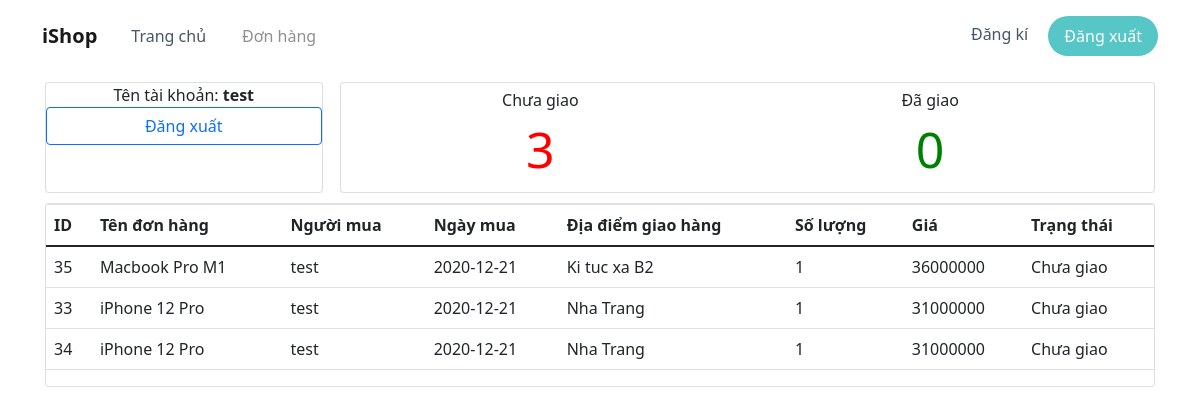
Page /order.php (signed in) on the committed database.
### tables this page shows
CREATE TABLE `TBL_ORDER` (
  `id` int NOT NULL AUTO_INCREMENT,
  `item_id` int DEFAULT NULL,
  `user_id` int DEFAULT NULL,
  `count` int DEFAULT NULL,
  `address` varchar(255) DEFAULT NULL,
  `date` date DEFAULT NULL,
  `status` int DEFAULT NULL,
  PRIMARY KEY (`id`),
  KEY `item_id` (`item_id`),
  KEY `user_id` (`user_id`),
  CONSTRAINT `tbl_order_ibfk_1` FOREIGN KEY (`item_id`) REFERENCES `TBL_ITEM` (`id`),
  CONSTRAINT `tbl_order_ibfk_2` FOREIGN KEY (`user_id`) REFERENCES `TBL_USER` (`id`)
);

CREATE TABLE `TBL_ITEM` (
  `id` int NOT NULL,
  `name` varchar(255) DEFAULT NULL,
  `price` decimal(10,2) DEFAULT NULL,
  `thumnail` varchar(255) DEFAULT NULL,
  PRIMARY KEY (`id`)
);

### order.php (the view, shortened to what this page needs)
<?php
$db_server = "127.0.0.1";
$db_username = "root";
$db_password = "kmrdeveloper315";
$db_name = "quanlidonhang";
$con = new mysqli($db_server, $db_username, $db_password, $db_name);
$user =  $_SESSION['user'];
$sql = "SELECT DISTINCT TBL_ORDER.id, TBL_ORDER.count, TBL_ORDER.status, TBL_ITEM.name, TBL_ORDER.date, TBL_USER.name as n, TBL_ITEM.price, TBL_ORDER.count, TBL_ORDER.address from TBL_ORDER, TBL_ITEM, TBL_USER WHERE TBL_ITEM.id=TBL_ORDER.item_id AND TBL_ORDER.user_id={$user->id} AND TBL_ORDER.user_id=TBL_USER.id ORDER BY TBL_ORDER.date";
$result = $con->query($sql);
$sql_is_shipped = "SELECT * FROM TBL_ORDER WHERE status=1 AND user_id={$user->id}";
$sql_is_not_shipped = "SELECT * FROM TBL_ORDER WHERE status=0 AND user_id={$user->id}";
$shipped = mysqli_num_rows($con->query($sql_is_shipped));
$not_shipped = mysqli_num_rows($con->query($sql_is_not_shipped));
?>
<!DOCTYPE html>
<html>
<head>
    <link rel="stylesheet" href="assets/bootstrap/css/bootstrap.min.css">
    <link rel="stylesheet" href="resources/fontawesome/css/all.css">
    <link rel="stylesheet" href="assets/fonts/ionicons.min.css">
    <link rel="stylesheet" href="assets/css/Article-List.css">
    <link rel="stylesheet" href="assets/css/Login-Form-Clean.css">
    <link rel="stylesheet" href="assets/css/Navigation-Clean.css">
    <link rel="stylesheet" href="assets/css/Navigation-with-Button.css">
    <link rel="stylesheet" href="assets/css/Navigation-with-Search.css">
    <link rel="stylesheet" href="assets/css/styles.css">
    <link href="./resources/bootstrap/css/bootstrap.min.css" rel="stylesheet" type="text/css" />
    <link href="./resources/fontawesome/css/all.css" rel="stylesheet" type="text/css" />
    <link href="./css/float.css" rel="stylesheet" type="text/css" />
</head>
<body>
    <nav class="navbar navbar-light navbar-expand-md navigation-clean-button">
        <div class="container"><a class="navbar-brand" href="index.php">iShop</a>
            <div class="collapse navbar-collapse" id="navcol-1">
                <ul class="nav navbar-nav mr-auto">
                    <li class="nav-item"><a class="nav-link" href="index.php">Trang chủ</a></li>
                    <li class="nav-item"><a class="nav-link active" href="order.php">Đơn hàng</a></li>
                </ul><span class="navbar-text actions"> <a class="login" href="">Đăng kí</a>
                    <?php
                    if ($user != null) {
                        echo "<a class=\"btn btn-light action-button\" role=\"button\" href=\"signout.php\">Đăng xuất</a></span></div>";
                    } else {
                        echo "<a class=\"btn btn-light action-button\" role=\"button\" href=\"signin.php\">Đăng nhập</a></span></div>";
                    }
                    ?>
            </div>
    </nav>
    <div class="container" style="margin-top: 10px;">
        <div class="col">
            <div class="row">
                <div class="col col-lg-3 card">
                    <div class="text-center">Tên tài khoản: <strong><?= $user->name ?></strong></div>
                    <div class="row">
                        <button type="button" class="btn btn-outline-primary" onclick="sign_out()">Đăng xuất</button>
                    </div>
                </div>
                <div class="col">
                    <div class="card row" style="padding: 5px; margin-left: 5px">
                        <div class="row text-center">
                        <div class="col">
                            <div>Chưa giao</div>
                            <div style="color: red; font-size: 50px;"><?= $not_shipped?></div>
                        </div>
                        <div class="col">
                            <div>Đã giao</div>
                            <div style="color: green; font-size: 50px;"><?= $shipped?></div>
                        </div>
                        </div>
                    </div>
                </div>
            </div>
            <div class="row card" style="margin-top: 10px;">
                <table class="table">
                    <thead>
                        <tr>
                            <th scope="col">ID</th>
                            <th scope="col">Tên đơn hàng</th>
                            <th scope="col">Người mua</th>
                            <th scope="col">Ngày mua</th>
                            <th scope="col">Địa điểm giao hàng</th>
                            <th scope="col">Số lượng</th>
                            <th scope="col">Giá</th>
                            <th scope="col">Trạng thái</th>
                        </tr>
                    </thead>
                    <tbody id="table-item">
                        <?php
                        while ($row = mysqli_fetch_assoc($result)) {
                            $price = $row['price'] * $row['count'];
                            $status = "Chưa giao";
                            if ($row['status'] == 0) $status = "Chưa giao";
                            else $status = "Đã giao";
                            echo "<tr><td>" . $row['id'] . "</td><td>" . $row['name'] . "</td><td>" . $row['n'] . "</td><td>". $row['date'] . "</td><td>" . $row['address'] . "</td><td>".$row['count']."</td><td>" . $price ."</td><td>".$status."</td></tr>";
                        }
                        ?>
                    </tbody>
                </table>
            </div>
        </div>
    </div>
</body>
</html>

### assets/css/Navigation-with-Button.css (style rules this page uses)
.navigation-clean-button { background: #fff; padding-top: .75rem; padding-bottom: .75rem; color: #333; border-radius: 0; box-shadow: none; border: none; margin-bottom: 0; }
@media (min-width:768px) { .navigation-clean-button { padding-top: 1rem; padding-bottom: 1rem; } }
.navigation-clean-button .navbar-brand { font-weight: bold; color: inherit; }
.navigation-clean-button .navbar-collapse, .navigation-clean-button .form-inline { border-top-color: #ddd; }
.navigation-clean-button .navbar-nav a.active, .navigation-clean-button .navbar-nav > .show > a { background: none; box-shadow: none; }
.navigation-clean-button.navbar-light .navbar-nav a.active, .navigation-clean-button.navbar-light .navbar-nav a.active:focus, .navigation-clean-button.navbar-light .navbar-nav a.active:hover { color: #8f8f8f; box-shadow: none; background: none; pointer-events: none; }
.navigation-clean-button.navbar .navbar-nav .nav-link { padding-left: 18px; padding-right: 18px; }
.navigation-clean-button.navbar-light .navbar-nav .nav-link { color: #465765; }
.navigation-clean-button .actions .login { margin-right: 1rem; text-decoration: none; color: #465765; }
.navigation-clean-button .navbar-text .action-button, .navigation-clean-button .navbar-text .action-button:active, .navigation-clean-button .navbar-text .action-button:hover { background: #56c6c6; border-radius: 20px; font-size: inherit; color: #fff; box-shadow: none; border: none; text-shadow: none; padding: .5rem 1rem; transition: background-color 0.25s; font-size: inherit; }

### rows in the picture
tbl_order: id "35", item.name "Macbook Pro M1", n "test", date "2020-12-21", address "Ki tuc xa B2", count "1", price "36000000", status "Chưa giao"
tbl_order: id "33", item.name "iPhone 12 Pro", n "test", date "2020-12-21", address "Nha Trang", count "1", price "31000000", status "Chưa giao"
tbl_order: id "34", item.name "iPhone 12 Pro", n "test", date "2020-12-21", address "Nha Trang", count "1", price "31000000", status "Chưa giao"

### other values in the picture
$user->name "test"
$not_shipped "3"
$shipped "0"
